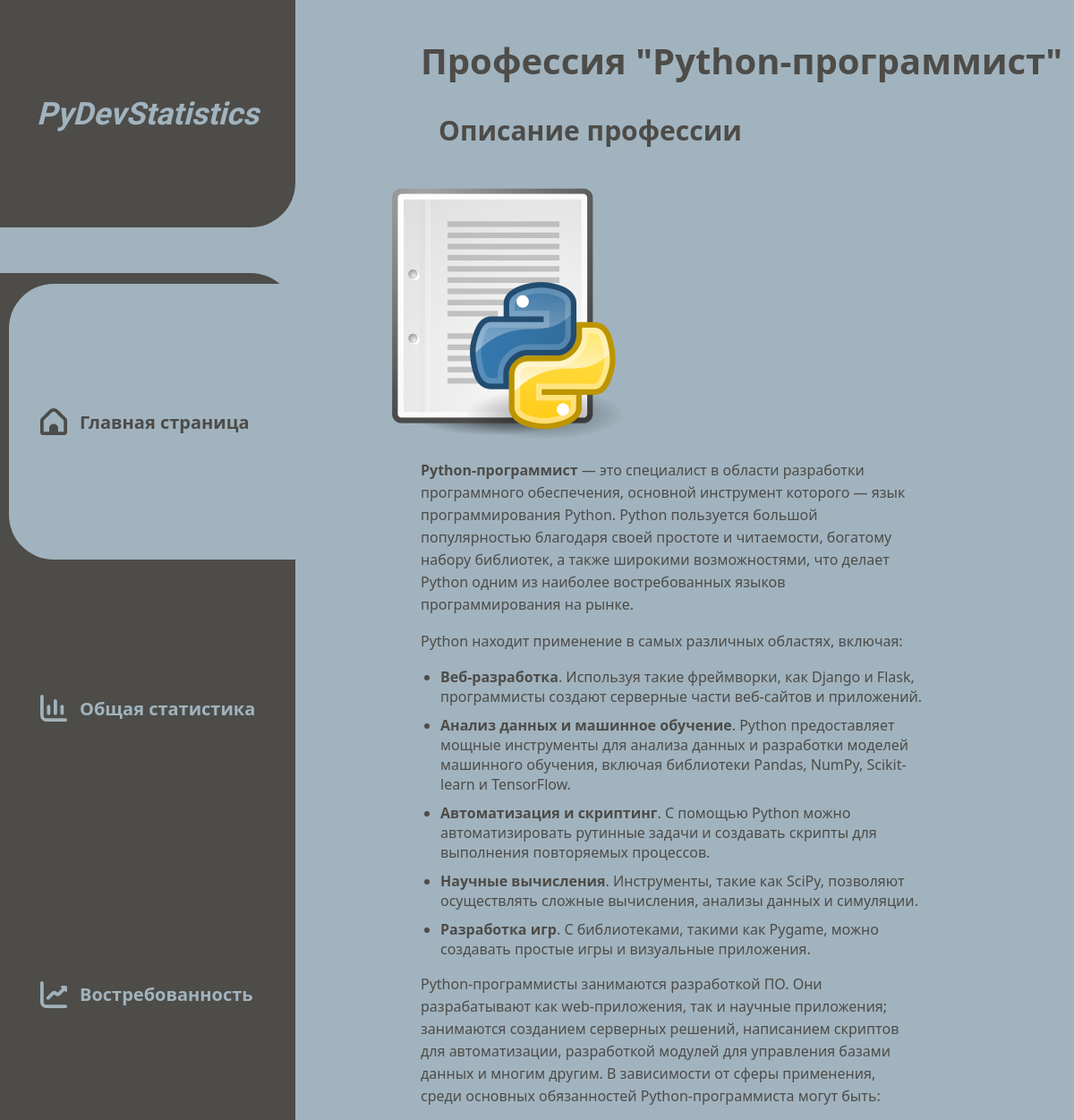
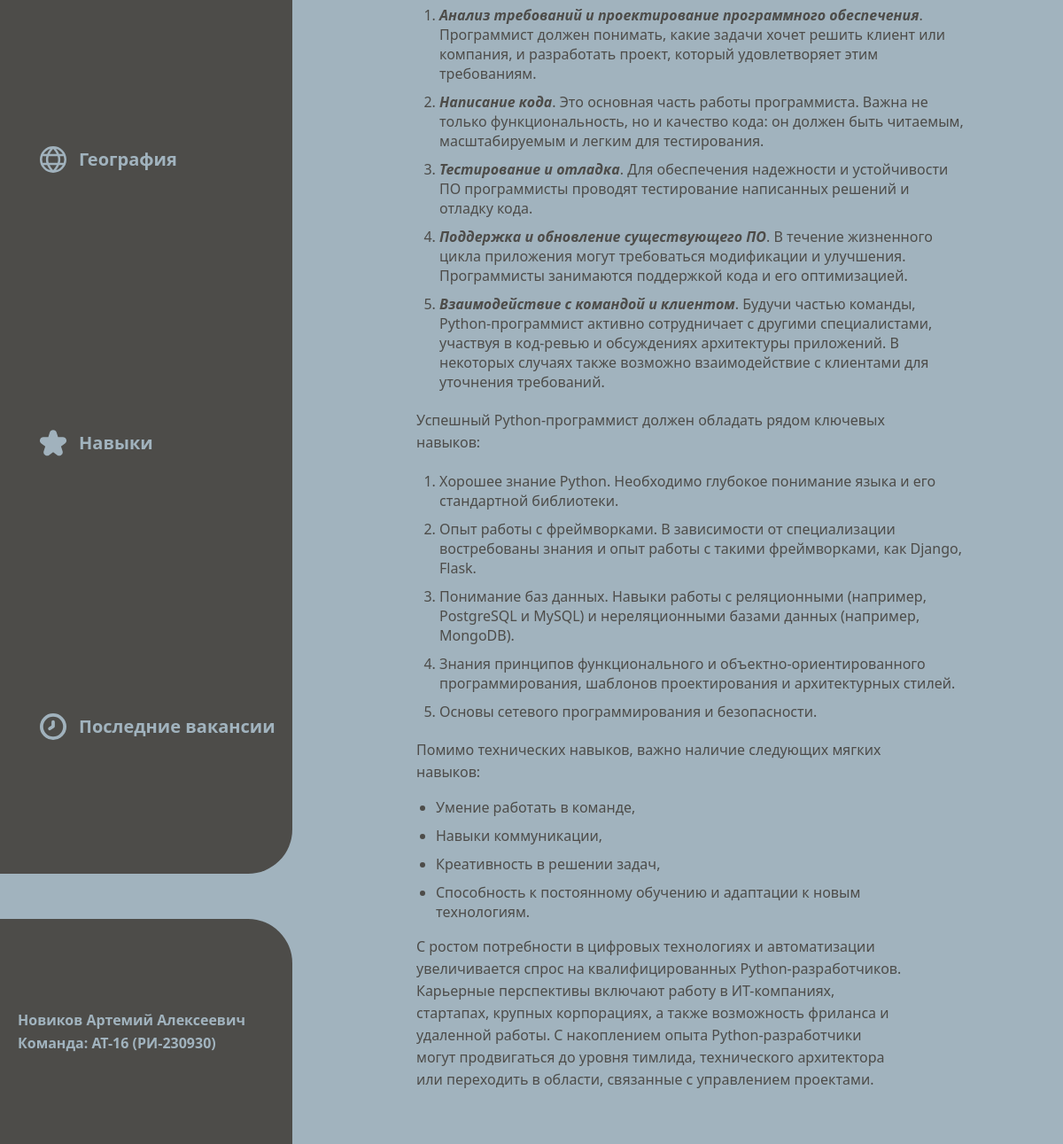
The page / on the database its author committed (2 pictures, top to bottom).
### main_app/models.py (models this page shows, shortened)
class VacancyDescription(models.Model):
    vacancy_name = models.CharField(max_length=100, verbose_name='Название')
    description = models.TextField(verbose_name='Описание')
    image = models.ImageField(upload_to='media/', null=True, blank=False, verbose_name='Изображение')
    created_at = models.DateTimeField(auto_now_add=True, verbose_name='Дата создания')
    updated_at = models.DateTimeField(auto_now=True, verbose_name='Дата обновления')
    class Meta:
        verbose_name = "Описание профессии"
        verbose_name_plural = "Описания профессий"

### main_app/views.py (the view)
# urls.py: path('', views.index, name='index'),
def index(request):
    content = VacancyDescription.objects.get(vacancy_name='Python-программист')
    return render(request, 'index.html', {'content': content})

### templates/index.html (shortened to what this page needs)
{% extends "template.html" %}
{% block content %}
    <main>
        <h1>Профессия <span>"{{ content.vacancy_name }}"</span></h1>
        <h2>Описание профессии</h2>
        <section>
            <img src="{{ content.image.url }}" style="max-width: 300px; height: auto;" alt="Изображение '{{ content.vacancy_name }}'">
            <div class="description-wrapper">
                <p>{{ content.description|safe }}</p>
            </div>
        </section>
    </main>
{% endblock %}

### static/css/style.css (style rules this page uses)
* { scrollbar-width: thin; scrollbar-color: #4D4C49 #a1b3be; }
body { margin: 0; padding: 0; font-family: "Segoe UI", system-ui, sans-serif; font-weight: 400; font-size: 20px; color: #4D4C49; background-color: #a1b3be; }
section { margin-bottom: 60px; }
h1 { margin-left: 70px; margin-top: 40px; margin-bottom: 30px; }
h2 { margin-left: 90px; }
ul { list-style-type: none; margin: 0; padding: 0; }
li { margin-bottom: 10px; margin-left: 20px; }
p { margin-right: 100px; }
main { margin: 0 0 0 400px; }
.description-wrapper { width: 90%; }
.description-wrapper p { font-size: 16px; margin-left: 70px; height: 50%; line-height: 25px; }
.description-wrapper ul { width: 80%; list-style-type: disc; margin-left: 10%; }
.description-wrapper ol { width: 85%; margin-left: 5%; }
.description-wrapper li { font-size: 16px; }

### rows shown on the page
VacancyDescription: vacancy_name "Python-программист", image (picture), description "Python-программист — это специалист в области разработки программного обеспечения, основной инструмент которого — язык программирования Python. Python пользуется большой популярностью благодаря своей простоте и читаемости, богатому набору библиотек, а также широкими возможностями, что делает Python одним из наиболее востребованных языков программирования на рынке. Python находит применение в самых различных областях, включая: Веб-разработка . Используя такие фреймворки, как Django и Flask, программисты создают серверные части веб-сайтов и приложений. Анализ данных и машинное обучение . Python предоставляет мощные инструменты для анализа данных и разработки моделей машинного обучения,…"
